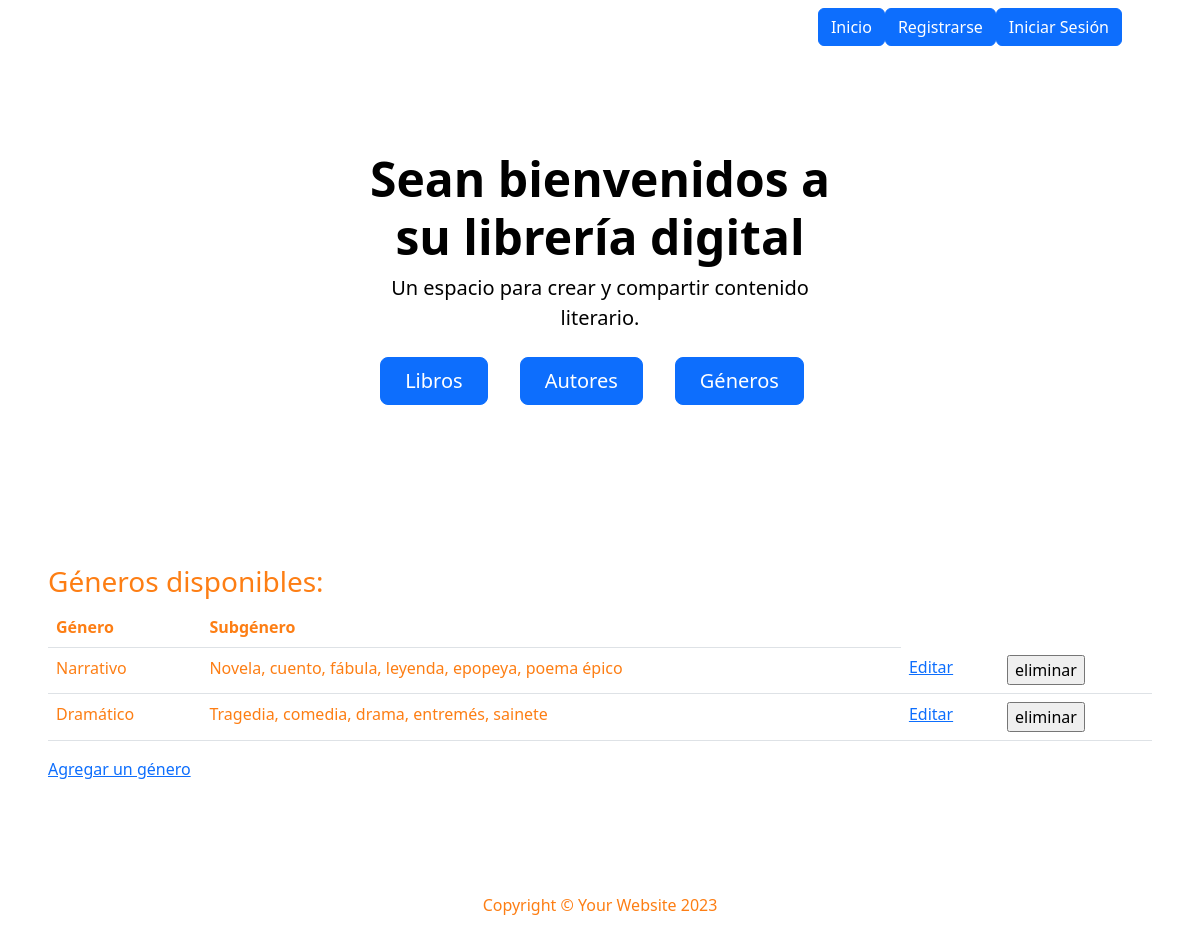
The app's page /mi_libreria/generos/ with its own data.
### mi_libreria/models.py (models this page shows, shortened)
class Generos(models.Model):
    nombre = models.CharField(max_length=32)
    sub_genero = models.CharField(max_length=128)

### mi_libreria/views.py (the view)
# urls.py: path("generos/", views.listar_generos, name='lista_generos'),
def listar_generos(request):
    contexto = {
        "generos": Generos.objects.all(),
    }
    http_response = render(
        request=request,
        template_name='mi_libreria/lista_generos.html',
        context=contexto,
    )
    return http_response

### mi_libreria/templates/mi_libreria/lista_generos.html (shortened to what this page needs)
{% extends 'base.html' %}
{% block contenido %}
    <h3>Géneros disponibles:</h3>
    <table class="table">
        <tbody>
            <tr>
                <th>Género</th>
                <th>Subgénero</th>
            </tr>
            {% for genero in generos %}
            <tr>
                <td>{{ genero.nombre }}</td>
                <td>{{ genero.sub_genero }}</td>
                <td>
                    <a href="{% url 'editar_genero' genero.id %}">Editar</a>
                  </td>
                <td>
                    <form action="{% url 'eliminar_genero' genero.id %}" method="post">
                      <input type="submit" value="eliminar"/>
                    </form>
                  </td>
            </tr>
            {% endfor %}
        </tbody>
    </table>
    <a href="{% url 'crear_generos' %}">Agregar un género</a>
{% endblock contenido %}

### records on screen
Generos: nombre "Narrativo", sub_genero "Novela, cuento, fábula, leyenda, epopeya, poema épico"
Generos: nombre "Dramático", sub_genero "Tragedia, comedia, drama, entremés, sainete"
